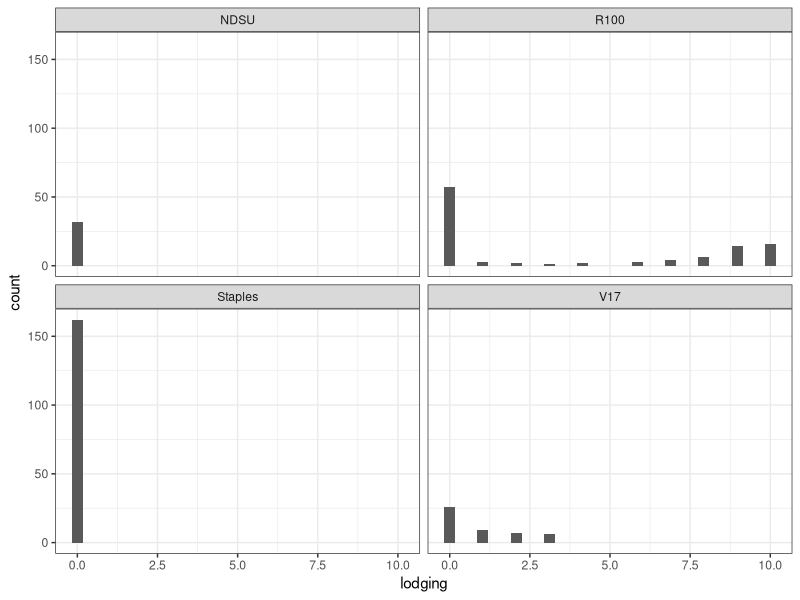
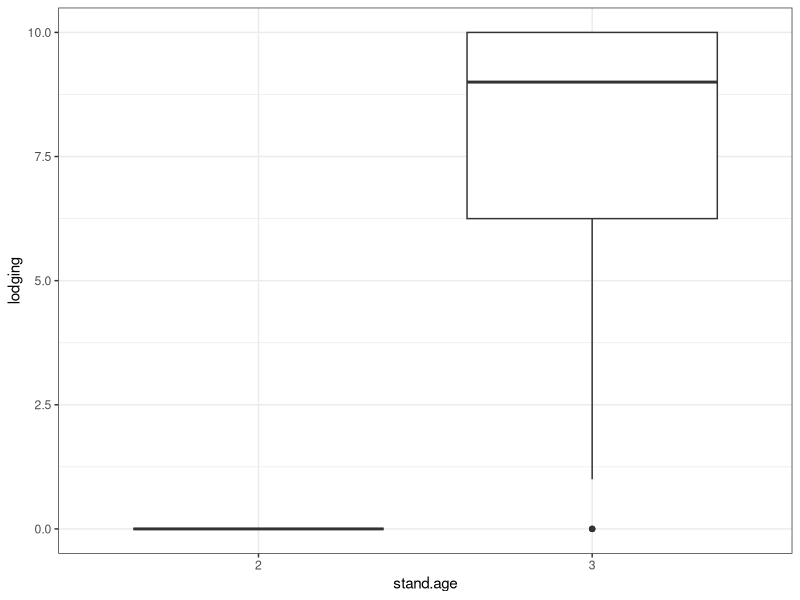
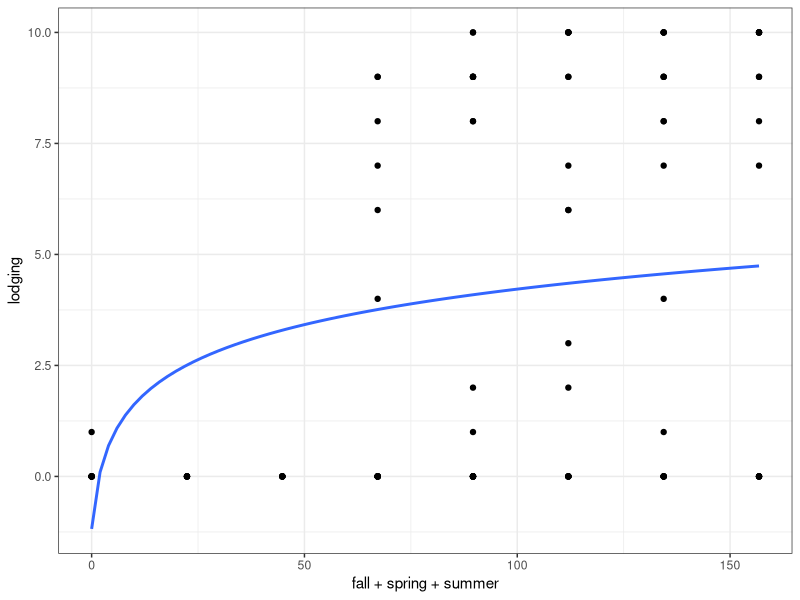
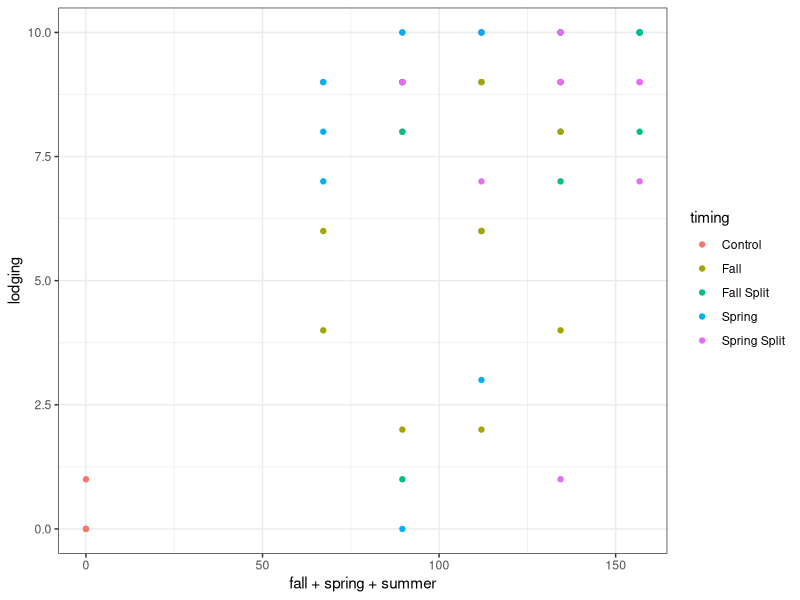
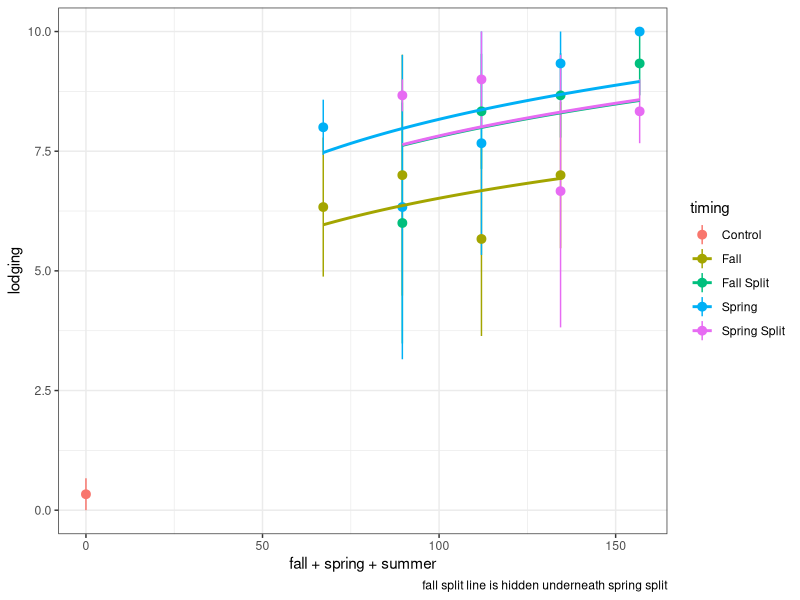
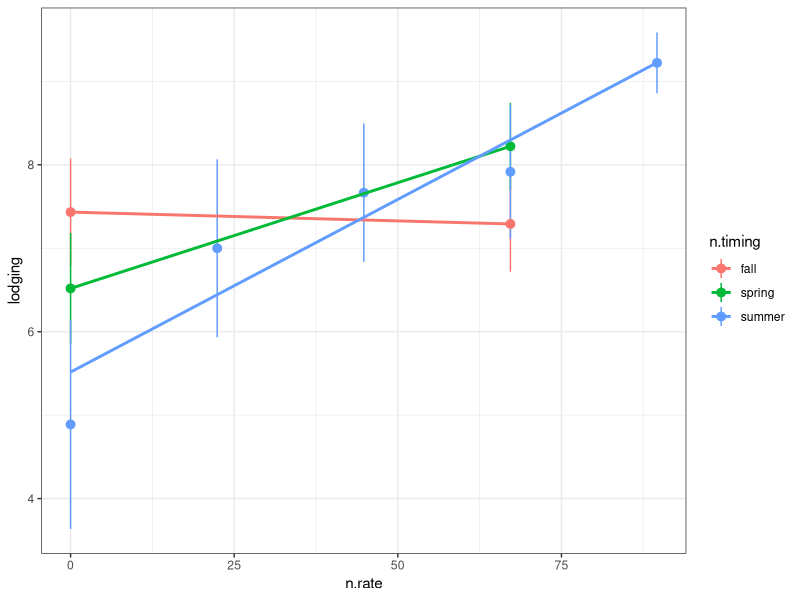
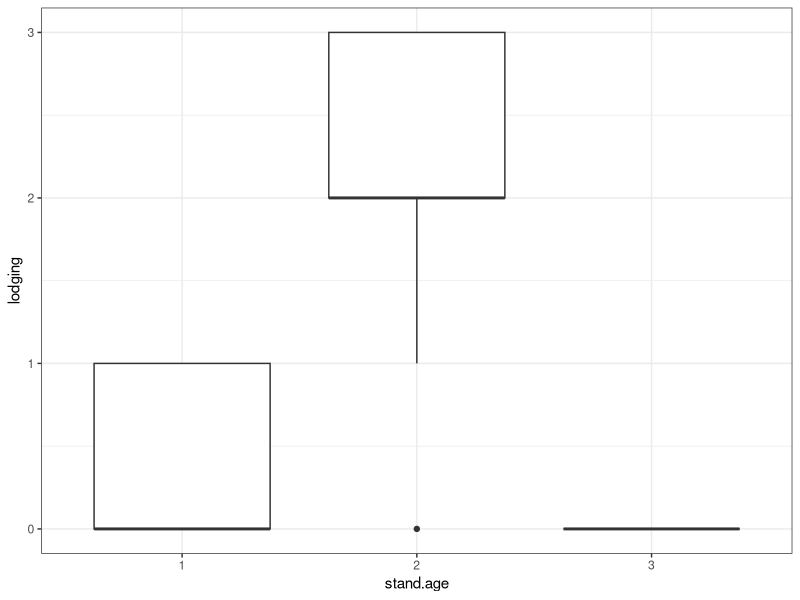
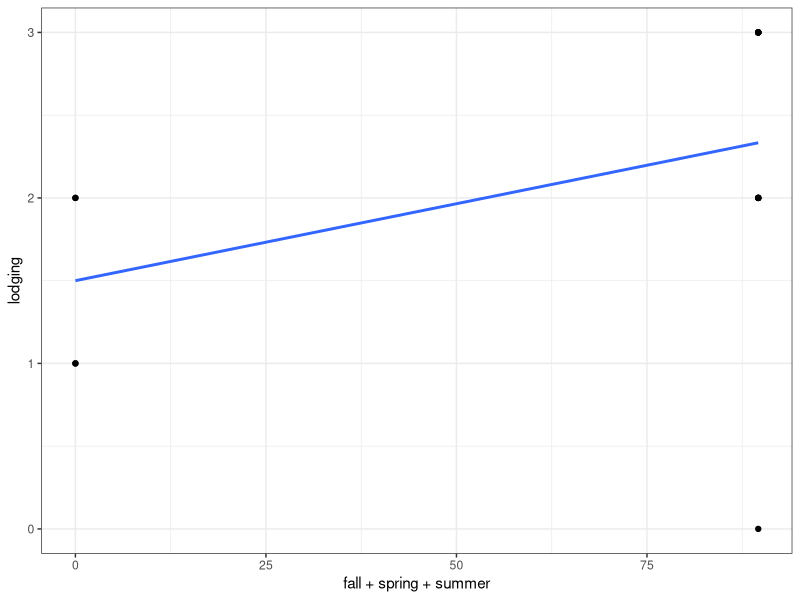

The R source for these figures, in order: (Note: this script raises an error after producing the figures.)
## ---- chunk 1
library(dplyr)
library(tidyverse)
library(multcomp)
library(emmeans)
library(lme4)
library(car)
theme_set(theme_bw())

read.csv(
  "data_nrate-all.csv"
) %>% 
  as_tibble() %>% 
  mutate(stand.age = ordered(stand.age)) %>% 
  mutate(
    across(
      c(block,location, id),
      factor
    )
  ) %>% 
  mutate(timing = gsub("[0-9]","",treatment),
         timing = str_to_title(timing),  
          timing = str_trim(timing)) %>%
  mutate(timing = fct_recode(timing,
                             "Fall-Spring Split" = "Split")) %>% 
  mutate(n.total = fall+spring+summer) %>%
  # we assume no lodging unless noted
  mutate(lodging = replace_na(lodging,0)) %>% 
  # averaging across height data for now to make things easier
  mutate(height = (height_1+height_2+height_3+height_4+height_5)/5,
         .after=height_5) %>% 
  dplyr::select(-c(height_1,height_2,height_3,height_4,height_5)) -> dat

## ---- chunk 2
dat %>% 
  slice(1:6) %>% 
  knitr::kable(
    caption = "first 5 lines of dataset"
  )

read.csv(
  "metadata_nrate-all.csv"
) %>% 
  knitr::kable(
    capation= "metadata"
  )
## ---- chunk 3
read.csv(
  "field_activities.csv"
) %>% 
  knitr::kable(
    caption = "Dates of key field activities"
  )
## ---- chunk 4
dat %>% 
  group_by(n.total,timing,stand.age,location) %>% 
  tally() %>% 
  # print(n=120)
  knitr::kable(
    caption = "The n-rate timing dataset"
  )
## ---- chunk 5
dat %>% 
  group_by(location,year) %>% 
  tally() %>% 
  knitr::kable(
    caption = "we have 10 site-years, more than enough to be a random effect"
  )
## ---- chunk 6
dat %>% 
  ggplot(aes(lodging)) +
  stat_bin() + 
  facet_wrap(~location)
## ---- chunk 7
dat %>% 
  filter(location == "R100") %>% 
  ggplot(aes(stand.age,lodging)) +
  geom_boxplot()
## ---- chunk 8
dat %>% 
  filter(location == "R100") %>% 
  ggplot(aes(fall+spring+summer,lodging)) +
  geom_point() +
  stat_smooth(
    method = "lm",
    formula = y~log(x+1),
    se=F
  )
## ---- chunk 9
dat %>% 
  filter(location == "R100" & stand.age =="3") %>% 
  ggplot(aes(fall+spring+summer,lodging, col = timing)) +
  geom_point()
## ---- chunk 10
dat %>% 
  filter(location == "R100" & stand.age =="3") %>% 
  ggplot(aes(fall+spring+summer,lodging, col = timing)) +
  stat_summary() +
  stat_smooth(
    se=F,
    method = "lm",
    formula = y~log(x+1)+0
  ) +
  labs(
    caption = "fall split line is hidden underneath spring split"
  )
## ---- chunk 11
dat %>% 
  filter(location == "R100" &
           stand.age == "3") %>% 
  pivot_longer(
    cols = c(fall,spring,summer),
    values_to = "n.rate",
    names_to = "n.timing"
  ) %>% 
  # glimpse() #lodging is now repeated 3 times
  ggplot(aes(x=n.rate,lodging,
             group = n.timing,
             col = n.timing)) +
  stat_summary() +
  stat_smooth(
    se=F,
    method = "lm"
  )
## ---- chunk 12
dat %>% 
  filter(location == "R100" & stand.age =="3") %>% 
  lm(
    formula = lodging~log(n.total+1)*timing+0,.
  )  %>% 
  anova()
## ---- chunk 13

dat %>% 
  filter(location == "R100" & stand.age =="3") %>% 
  lm(
    formula = lodging~timing,.
  )  %>% 
  # anova() %>% 
  emmeans::emmeans(~timing) %>% 
  cld()
## ---- chunk 14
dat %>% 
  filter(location == "V17") %>% 
  ggplot(aes(stand.age,lodging)) +
  geom_boxplot()
## ---- chunk 15
dat %>% 
  filter(location == "V17" & stand.age == "2") %>% 
  ggplot(aes(fall+spring+summer,lodging)) +
  geom_point() +
  stat_smooth(
    method = "lm",
    se=F
  )
## ---- chunk 16
dat %>% 
  filter(location == "V17" & stand.age == "2") %>% 
  ggplot(aes(fall+spring+summer,lodging, col = timing)) +
  geom_point()
## ---- chunk 17
dat %>% 
  filter(location == "R100" & stand.age =="3") %>% 
  ggplot(aes(fall+spring+summer,height)) +
  geom_point() +
  geom_smooth(
    se=F,
    method = "lm",
    formula = y~poly(x,2)
  )
## ---- chunk 18
dat %>% 
  filter(location == "R100" & stand.age =="3") %>% 
  lm(
    height~n.total+timing,.
  ) %>% 
  anova()

## ---- chunk 19
dat %>% 
  filter(location == "R100" & stand.age =="3") %>% 
  ggplot(aes(fall+spring+summer,height, col = timing)) +
  geom_point()

## ---- chunk 20

dat %>% 
  filter(location == "R100" & stand.age =="3") %>%
  dplyr::select(lodging,height) %>% 
  cor(method = "pearson") 
## ---- chunk 21
dat %>% 
  ggplot(aes(height)) +
  stat_bin() +
  facet_wrap(~location)
## ---- chunk 22
dat %>% 
  filter(location != "R100") %>% 
  # View()
  lm(height~n.total,.) %>% 
  anova()
## ---- chunk 23
dat %>% 
  # Removing R100 plots in third year because lodging was so high
  filter(location != "R100" | stand.age != "3") %>% 
  filter(stand.age=="3") %>% 
  ggplot(aes(yield.cum)) +
  stat_bin()
## ---- chunk 24
dat %>% 
  filter(location != "R100" | stand.age != "3") %>% 
  filter(stand.age=="3") %>% 
  ggplot(aes(cumn,yield.cum)) +
  geom_point() +
  geom_smooth(
    se=F,
    method = "lm",
    formula = y~y
  ) +
  geom_smooth(
    se=F,
    method = "lm",
    formula = y~poly(x,2),
    linetype=3
  ) 

dat %>% 
  filter(location != "R100" | stand.age != "3") %>% 
  filter(stand.age=="3") %>% 
  lm(
    yield.cum ~ poly(cumn,2),.
  ) %>% 
  AIC()

dat %>% 
  filter(location != "R100" | stand.age != "3") %>% 
  filter(stand.age=="3") %>% 
  lm(
    yield.cum ~ poly(cumn,1),.
  ) %>% 
  AIC()
# quadratic is better than linear for fitting the data
## ---- chunk 25
dat %>% 
  filter(location != "R100" | stand.age != "3") %>% 
  filter(stand.age=="3") %>% 
  filter(timing == "Control" |
           timing == "Fall" |
           timing == "Spring") %>% 
  lm(
    yield.cum ~ poly(cumn,2)*location*timing,.
  ) %>% 
  anova()
## ---- chunk 26
dat %>% 
  filter(location != "R100" | stand.age != "3") %>% 
  filter(stand.age=="3") %>% 
  filter(timing == "Control" |
           timing == "Fall" |
           timing == "Spring") %>% 
  lmer(
    yield.cum ~ poly(cumn,2)*timing*location+(1|block),.
  ) %>% 
  # summary()
  # AIC()
  car::Anova()
## ---- chunk 27
dat %>% 
  filter(location != "R100" | stand.age != "3") %>% 
  filter(stand.age=="3") %>% 
  filter(timing == "Control" |
           timing == "Fall" |
           timing == "Spring") %>% 
  ggplot(aes(cumn/3,yield.cum/3,
             col=location)) +
  geom_point() +
  geom_smooth(
    # aes(col=location),
    se=F,
    method="lm",
    formula = y~y)
## ---- chunk 28
dat %>% 
  filter(location != "R100" | stand.age != "3") %>% 
  ggplot(aes(yield)) +
  stat_bin()
## ---- chunk 29
dat %>% 
  filter(location != "R100" | stand.age != "3") %>% 
  ggplot(aes(n.total,yield)) +
  geom_point() +
  geom_smooth(
    se=T,
    aes(color = "loess")
  ) +
  geom_smooth(
    se=T,
    aes(color = "quadratic"),
    method = "lm",
    formula = y~poly(x,2)
  ) + 
  geom_smooth(
    se=T,
    aes(color = "linear"),
    method = "lm"
  )
## ---- chunk 30
dat %>% 
  filter(location != "R100" | stand.age != "3") %>%
  group_by(location,year) %>%
  tally()

# We still have 9 site-years, let's model these as random and see if we see an effect of nrate

dat %>% 
  filter(location != "R100" | stand.age != "3") %>%
# removing instances where there was a Fall timing but no N was actually applied
  filter(timing !="Fall" | fall != 0) %>% 
  lmer(
    yield~poly(n.total,2)*timing*stand.age + (1|location/year/block),.
  ) %>% 
  # summary()
  car::Anova()
  emmip(.,
        timing~stand.age)

# We observe nonEst for certain emmeans because there is no data for certain factor combinations. 
  
# we know from this model that there is not an interaction, so we just simply rerun the model without the interaction term

dat %>% 
  filter(location != "R100" | stand.age != "3") %>%
  lmer(
    yield~poly(n.total,2) + timing + (1|location/year/block),.
  ) %>% 
  # car::Anova()
  emmeans(~timing) %>% 
  cld(Letters = letters, reverse=T)

## ---- chunk 31
dat %>% 
  filter(location != "R100" | stand.age != "3") %>%
  lmer(
    yield~poly(n.total,2)*timing*stand.age*location + (1|block),.
  ) %>% 
  # summary()
  car::Anova()
# this is a lot of model for a small dataset, dropping 182 columns!
# need to take out the junk and rerun a smaller model

# block explains a little

# stand.age interacts with timing, location, and nrate

## ---- chunk 32
# stand age 1

dat %>% 
  filter(location != "R100" | stand.age != "3") %>% 
  filter(stand.age == "1") %>% 
  lmer(
    yield~poly(n.total,2)*timing*location + (1|block),.
  ) %>% 
  # summary()
  car::Anova()

## ---- chunk 33
# stand age 2

dat %>% 
  filter(location != "R100" | stand.age != "3") %>% 
  filter(stand.age == "2") %>% 
  lmer(
    yield~poly(n.total,2)*timing*location + (1|block),.
  ) %>% 
  # summary()
  car::Anova()

## ---- chunk 34
# stand age 3

dat %>% 
  filter(location != "R100" | stand.age != "3") %>% 
  filter(stand.age == "3") %>% 
  lmer(
    yield~poly(n.total,2)*timing*location + (1|block),.
  ) %>% 
  # summary()
  car::Anova()
## ---- chunk 35
dat %>% 
  filter(location != "R100" | stand.age != "3") %>% 
  filter(stand.age == "2") %>% 
  lmer(
    yield~poly(n.total,2)*timing*location + (1|block),.
  ) %>% 
  # summary()
  car::Anova()

# look at timing
dat %>% 
  filter(location != "R100" | stand.age != "3") %>% 
  filter(stand.age == "2") %>% 
  lmer(
    yield~timing + (1|block),.
  ) %>% 
  emmeans(~timing)

# nrate
dat %>% 
  filter(location != "R100" | stand.age != "3") %>% 
  filter(stand.age == "2") %>% 
  lmer(
    yield~poly(n.total,2) + (1|block),.
  ) %>% 
  summary()

# y=320x + -922x^2 + 558 
